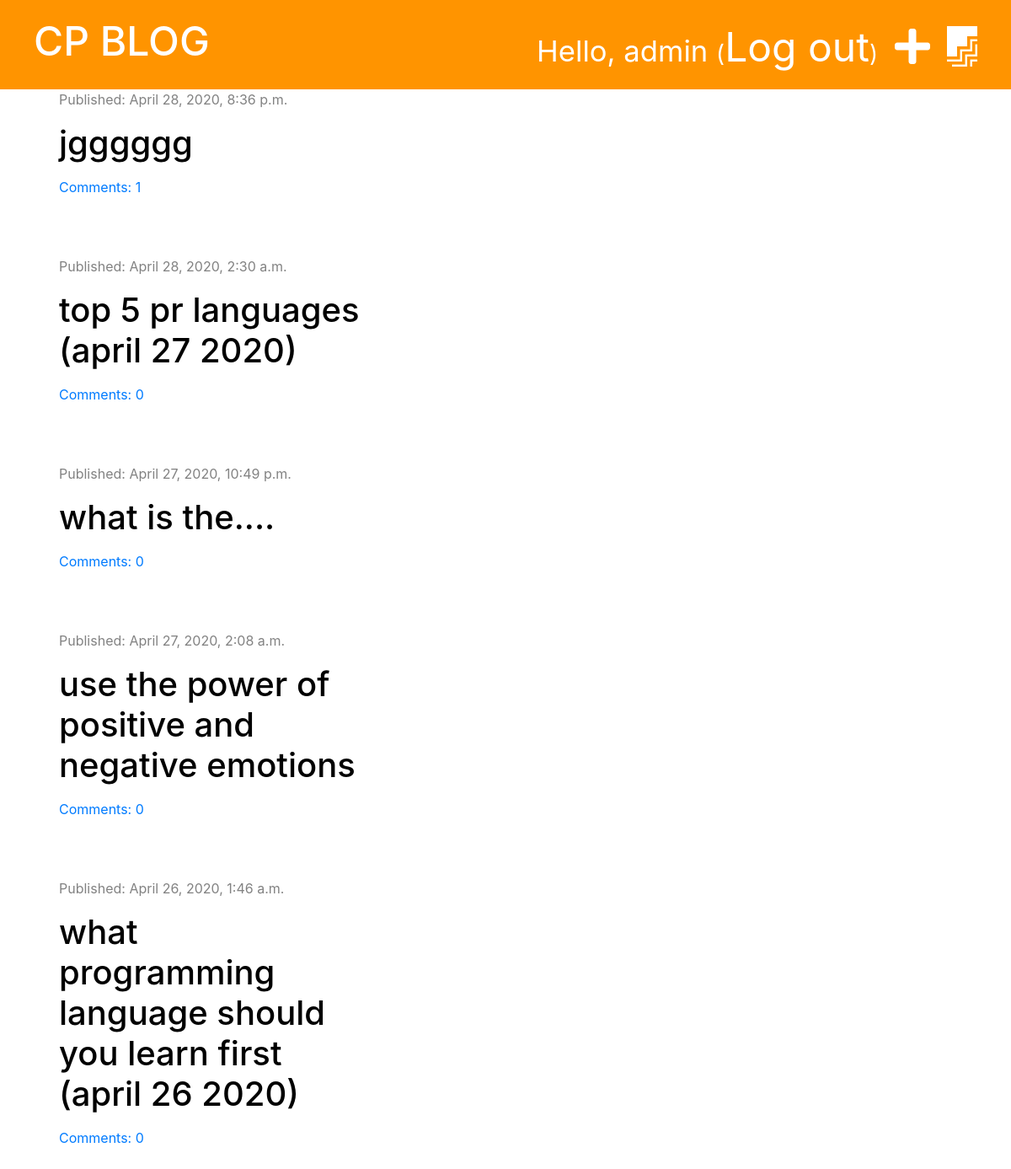
Page / (signed in) on the earlier database version.
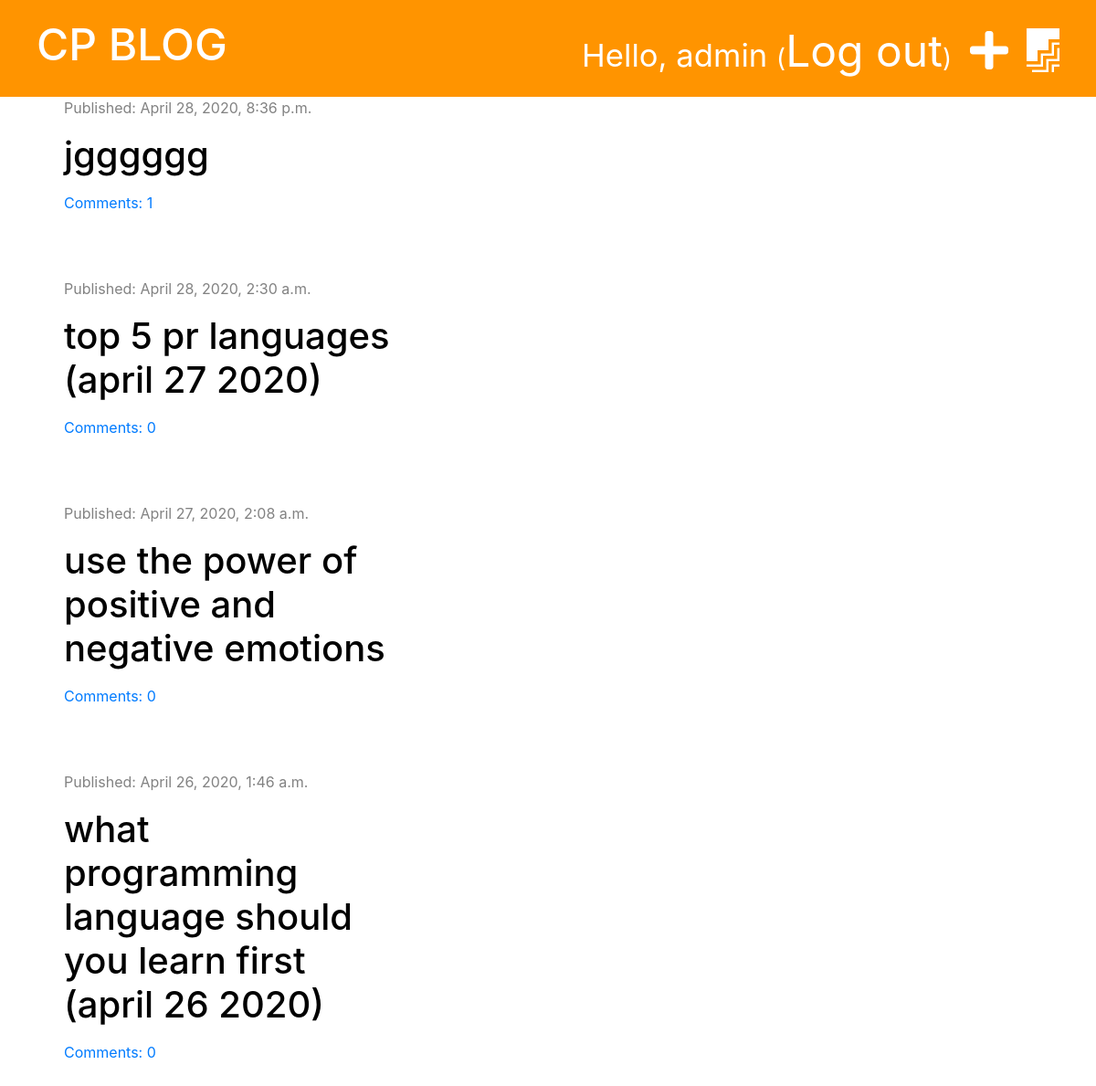
Same page on the later database version.
### blog/models.py (models this page shows, shortened)
class Post(models.Model):
    author = models.ForeignKey('auth.User', on_delete=models.CASCADE)
    title = models.CharField(max_length=200)
    text = models.TextField()
    created_date = models.DateTimeField(default=timezone.now)
    published_date = models.DateTimeField(blank=True, null=True)
    def approved_comments(self):
        return self.comments.filter(approved=True)

### blog/views.py (the view)
# urls.py: path('', views.post_list, name='post_list'),
def post_list(request):
    posts = Post.objects.filter(published_date__lte=timezone.now()).order_by('-published_date')
    stuff_for_frontend = {'posts': posts}
    return render(request, 'blog/post_list.html', stuff_for_frontend)

### blog/templatetags/markdownify.py (called while the page is built)
@register.filter
def markdown(value):
    renderer = HighlightRenderer()
    markdown = mistune.Markdown(renderer=renderer)
    return markdown(value)

### blog/templates/blog/post_list.html (shortened to what this page needs)
{% extends 'blog/base.html' %}
{% load markdownify %}
{% block content %}
    {% for post in posts %}
        <div class="post">
            <div class="date">
                <p>Published: {{ post.published_date }}</p>
            </div>
            <h1><a href="{% url 'post_detail' pk=post.pk %}">{{ post.title }}</a></h1>
            <a href="{% url 'post_detail' pk=post.pk %}">Comments: {{ post.approved_comments.count }}</a>
        </div>
    {% endfor %}
{% endblock %}

Differences in the rows shown:
removed Post: published_date "April 27, 2020, 10:49 p.m.", title "what is the....", approved_comments.count "0"
